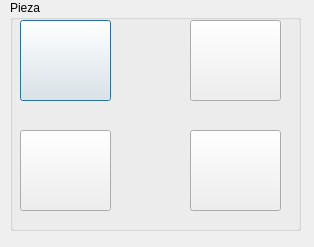
<?xml version="1.0" encoding="UTF-8"?>
<ui version="4.0">
 <class>PromotionWindow</class>
 <widget class="QDialog" name="PromotionWindow">
  <property name="geometry">
   <rect>
    <x>0</x>
    <y>0</y>
    <width>314</width>
    <height>247</height>
   </rect>
  </property>
  <property name="windowTitle">
   <string>Dialog</string>
  </property>
  <widget class="QGroupBox" name="groupBox">
   <property name="geometry">
    <rect>
     <x>10</x>
     <y>0</y>
     <width>291</width>
     <height>231</height>
    </rect>
   </property>
   <property name="title">
    <string>Pieza</string>
   </property>
   <widget class="QPushButton" name="queenB">
    <property name="geometry">
     <rect>
      <x>10</x>
      <y>20</y>
      <width>91</width>
      <height>81</height>
     </rect>
    </property>
    <property name="text">
     <string/>
    </property>
   </widget>
   <widget class="QPushButton" name="knightB">
    <property name="geometry">
     <rect>
      <x>180</x>
      <y>20</y>
      <width>91</width>
      <height>81</height>
     </rect>
    </property>
    <property name="text">
     <string/>
    </property>
   </widget>
   <widget class="QPushButton" name="rookB">
    <property name="geometry">
     <rect>
      <x>10</x>
      <y>130</y>
      <width>91</width>
      <height>81</height>
     </rect>
    </property>
    <property name="text">
     <string/>
    </property>
   </widget>
   <widget class="QPushButton" name="bishopB">
    <property name="geometry">
     <rect>
      <x>180</x>
      <y>130</y>
      <width>91</width>
      <height>81</height>
     </rect>
    </property>
    <property name="text">
     <string/>
    </property>
   </widget>
  </widget>
 </widget>
 <resources/>
 <connections/>
</ui>
